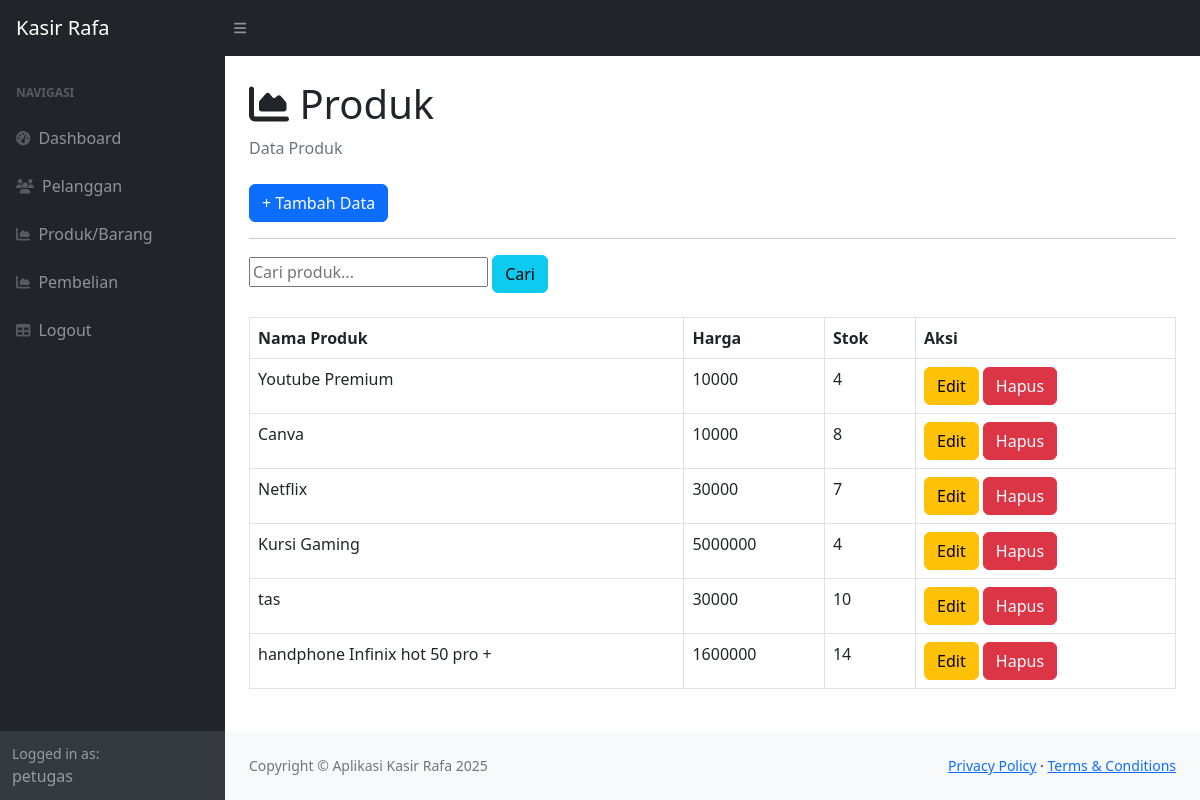
The app's page /index.php?page=produk (signed in) with its own data.
### tables this page shows
CREATE TABLE `produk` (
  `id_produk` int(11) NOT NULL,
  `nama_produk` varchar(255) DEFAULT NULL,
  `harga` int(11) DEFAULT NULL,
  `stok` int(11) DEFAULT NULL
);

### produk.php (the view, shortened to what this page needs)
<div class="container-fluid px-4">
    <h1 class="mt-4"><i class="fas fa-chart-area"></i> Produk</h1>
    <ol class="breadcrumb mb-4">
        <li class="breadcrumb-item active">Data Produk</li>
    </ol>
    <a href="?page=produk_tambah" class="btn btn-primary">+ Tambah Data</a>
    <hr>
    <form method="GET" action="">
        <input type="text" name="search" placeholder="Cari produk..." value="<?php echo isset($_GET['search']) ? $_GET['search'] : ''; ?>">
        <button type="submit" class="btn btn-info">Cari</button>
    </form>
    <br>
    <table class="table table-bordered">
        <tr>
            <th>Nama Produk</th>
            <th>Harga</th>
            <th>Stok</th>
            <th>Aksi</th>
        </tr>
        <?php
            $search = isset($_GET['search']) ? mysqli_real_escape_string($koneksi, $_GET['search']) : '';
            $query = mysqli_query($koneksi, "SELECT * FROM produk WHERE nama_produk LIKE '%$search%'");
            while ($data = mysqli_fetch_array($query)) {
        ?>
        <tr>
            <td><?php echo $data['nama_produk']; ?></td>
            <td><?php echo $data['harga']; ?></td>
            <td><?php echo $data['stok']; ?></td>
            <td>
                <a href="?page=produk_ubah&id=<?php echo $data['id_produk']; ?>" class="btn btn-warning">Edit</a>
                <a href="?page=produk_hapus&id=<?php echo $data['id_produk']; ?>" class="btn btn-danger">Hapus</a>
            </td>
        </tr>
        <?php } ?>
    </table>
</div>

### records on screen
produk: nama_produk "Youtube Premium", harga "10000", stok "4"
produk: nama_produk "Canva", harga "10000", stok "8"
produk: nama_produk "Netflix", harga "30000", stok "7"
produk: nama_produk "Kursi Gaming", harga "5000000", stok "4"
produk: nama_produk "tas", harga "30000", stok "10"
produk: nama_produk "handphone Infinix hot 50 pro +", harga "1600000", stok "14"

### other values on screen
$_SESSION['user']['nama'] "petugas"
